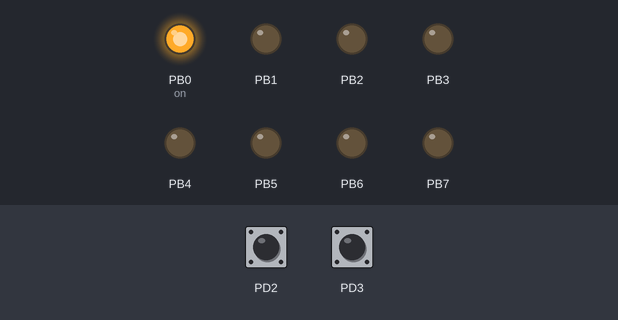
Bench run of a program on a simulated ATmega328P, built with avr-gcc and emulated at 16 MHz. Shown: output pins drawn as LEDs (lit = HIGH). Dashed ring = blinking. Inputs (shaded band) come from the test bench; at power-on: PD2 HIGH, PD3 HIGH.

Above: at 1.2 s.
1.3 s: PD2 pulled LOW for 0.15 s
At 1.5 s:
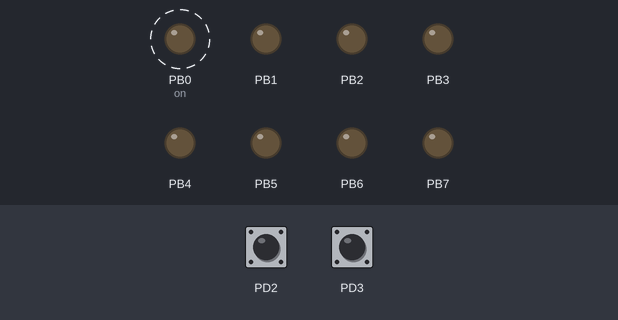
4.3 s: PD3 pulled LOW for 0.15 s
At 4.7 s:
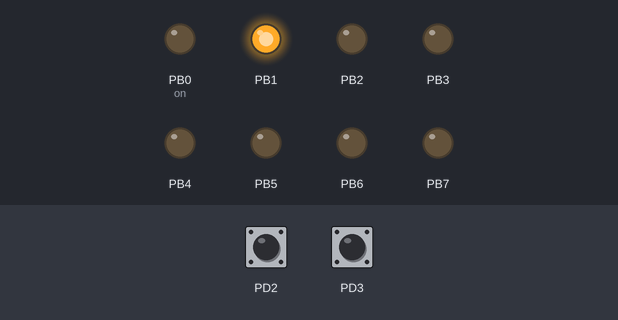
7.3 s: PD2 pulled LOW for 1 s
At 7.5 s:
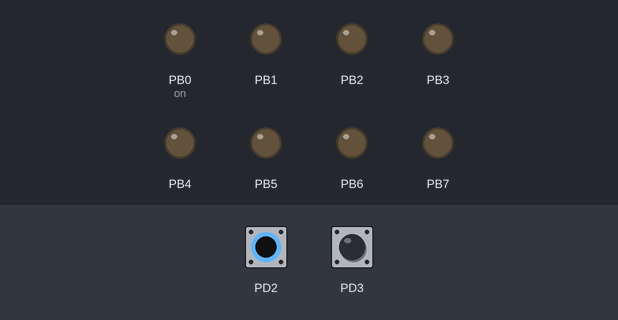
10.3 s: PD3 pulled LOW for 1 s
At 10.7 s:
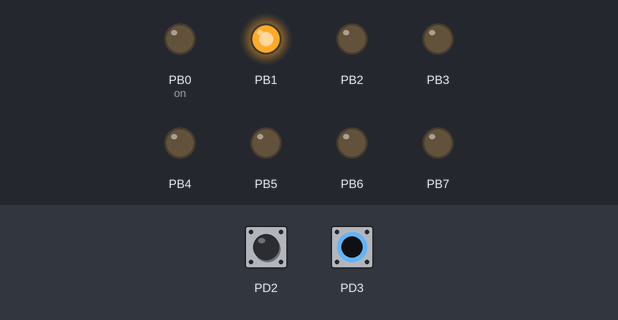
Timing chart, 0 to 14.3 s (numbered marks = the images above; inputs shaded):
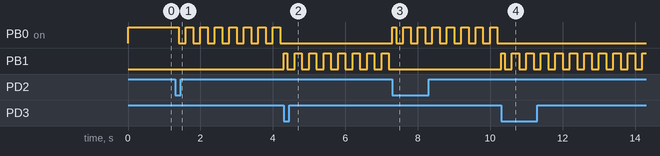

Measured:
- after the input at 1.3 s, PB0 (on): alternates HIGH for 0.20 s and LOW for 0.20 s, starting after 0.10 s
- after the input at 4.3 s, PB0 (on): stops changing and stays LOW; PB1: LOW → HIGH at once, then repeats every 0.40 s: LOW 0.20 s, HIGH 0.20 s
- after the input at 7.3 s, PB0 (on): LOW → HIGH at once, then repeats every 0.40 s: LOW 0.20 s, HIGH 0.20 s; PB1: stops changing and stays LOW
- after the input at 10.3 s, PB0 (on): stops changing and stays LOW; PB1: LOW → HIGH at once, then repeats every 0.40 s: LOW 0.20 s, HIGH 0.20 s

The program:

main.c
```c
/*
 * Andreas Welly Octavianus_3541951_ARBKVS_Praktikum2.c
 *
 * Created: 30.10.2023 20:40:45
 * Author : welly
 */

#include <avr/io.h>
#define F_CPU 16000000UL
#include <util/delay.h>
#include "avr/interrupt.h"
volatile int on = 0;
//volatile int off = 0;
volatile int blink = 0;

void init(){
	DDRD=0x00;					//DDRD als Input, PORTD als input PD2 zu SW1 und PD3 zu SW2
	PORTD=0xff;

	DDRB=0xff;					//DDRB als output, PORTB als output PB0 zu D0 und PB1 zu D9
	PORTB=0x00;
}
void init_timer(){
	cli();							//clear interrupt flag
	EICRA = (1<<ISC11)|(1<<ISC01);	//set the control on INT0 & INT1 to falling edge->generate interrupt
	EIMSK = (1<<INT0)|(1<<INT1);	//enable external interrupt from INT0&INT1
	sei();							//set global interrupt flag
}
ISR(INT0_vect){					//ISR for pd2
	if(PINB & (1<<PINB0)){			//if D0 ON -> blink
		blink ^=1;
	}else{					//if D0 OFF -> ON
		PORTB = (1<<PORTB0);
	}
	on = PORTB0;
}
ISR(INT1_vect){				//ISR for pd3
	if(PINB & (1<<PINB1)){		//if D9 ON -> blink
		blink ^=1;
	}else{					//if D9 OFF->ON
		PORTB = (1<<PORTB1);
	}
	on = PORTB1;
}
int main(void)
{
	init();
	init_timer();

	while (1)
	{
		if(blink==1){
			PORTB ^= 1<<on;
		}else{
			PORTB = 1<<on;
		}
		_delay_ms(200);
	}
}
```
